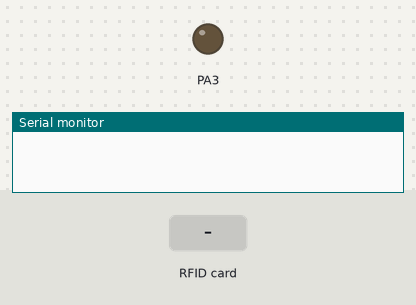
This sketch was run on a simulated STM32 Blue Pill. On the bench: output pins drawn as LEDs (lit = HIGH), the last lines printed to the serial monitor. The inputs (shaded band) are chosen by the test bench.

Above: at 1.2 s.
1.3 s: RFID card 8A 37 5A 1A held to the reader
At 1.8 s:
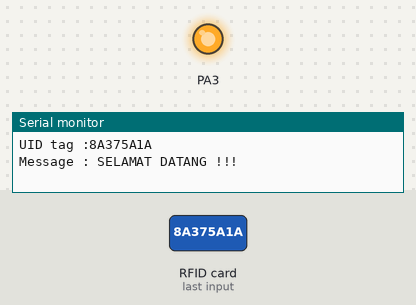
3.5 s: RFID card 5A 2E E7 80 held to the reader
At 4.6 s:
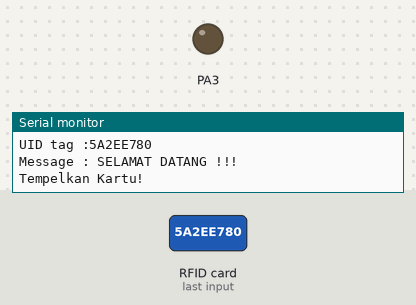
Timing chart, 0 to 6.5 s (numbered marks = the images above; inputs shaded):
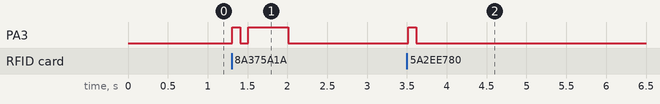

Measured:
- after the input at 1.3 s, PA3: LOW → HIGH at once, → LOW 0.10 s later, → HIGH 0.10 s later, → LOW 0.50 s later
- after the input at 3.5 s, PA3: LOW → HIGH at once, → LOW 0.10 s later

The sketch:

Sensor_RFID.ino
```cpp
//Library
#include<SPI.h>
#include<MFRC522.h>
//#include<LiquidCrystal_I2C.h>

//LiquidCrystal_I2C lcd(0x27, 20, 4);

//inisialisasi
#define SS_PIN PB11
#define RST_PIN PB0

MFRC522 mfrc522(SS_PIN,RST_PIN);

void setup() {
  //menentukan fungsional dari PIN pada mikrokontroler
  Serial.begin(9600);
  SPI.begin();
  mfrc522.PCD_Init();
  pinMode(3,OUTPUT);

}

void loop() {
  //Program yang akan dijalankan berulang-ulang
 if ( ! mfrc522.PICC_IsNewCardPresent()) {return;}
 // Select one of the cards
 if ( ! mfrc522.PICC_ReadCardSerial()) {return;}

 //Show UID on serial monitor
 Serial.print("UID tag :");
 String content= "";
 byte letter;
 for (byte i = 0; i < mfrc522.uid.size; i++)
 {
 Serial.print(mfrc522.uid.uidByte[i] < 0x10 ? "0" : "");
 Serial.print(mfrc522.uid.uidByte[i], HEX);
 content.concat(String(mfrc522.uid.uidByte[i] < 0x10 ? "0" : ""));
 content.concat(String(mfrc522.uid.uidByte[i], HEX));
 }
 Serial.println();
 Serial.print("Message : ");
 content.toUpperCase();
 if (content == "8A375A1A") //Sesuaikan dengan ID kartu anda
 {

 Serial.println("SELAMAT DATANG !!!");
 Buzzeroke();;

 }else if(content=="5A2EE780"){

 Serial.println("SELAMAT DATANG !!!");

  Buzzergagal();
 }else{
 Serial.println("Kartu Belum Terdaftar!");
 }
 Serial.println("Tempelkan Kartu!");
 delay(500);
}
void Buzzeroke(){
  digitalWrite(3,HIGH);
  delay(100);
  digitalWrite(3,LOW);
  delay(100);
  digitalWrite(3,HIGH);
  delay(500);
  digitalWrite(3,LOW);
  delay(500);
}
void Buzzergagal(){
  digitalWrite(3,HIGH);
  delay(100);
  digitalWrite(3,LOW);
  delay(100);
}
```
